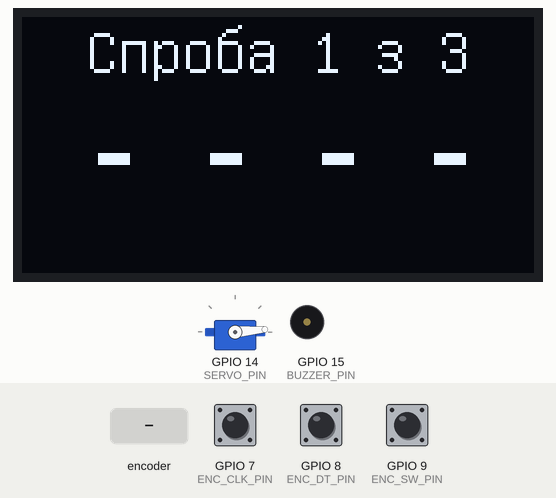
A program run on a simulated ESP32-S3. Shown: servo, 128×64 one-colour display, buzzer (waves = sounding). The inputs (shaded band) are chosen by the test bench; at power-on: GPIO 9 (ENC_SW_PIN) HIGH, GPIO 7 (ENC_CLK_PIN) HIGH, GPIO 8 (ENC_DT_PIN) HIGH. Servo pulses on a pin are drawn as a servo (544–2400 µs = 0–180°); what the program prints to the serial monitor is not drawn.

Above: at 2.7 s.
2.8 s: rotary encoder on GPIO 7 (ENC_CLK_PIN) / GPIO 8 (ENC_DT_PIN) turned 3 steps (first pin leading)
At 4.5 s:
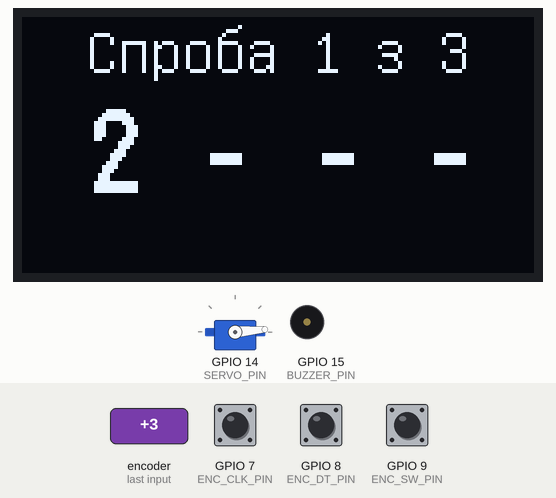
4.9 s: GPIO 9 (ENC_SW_PIN) pulled LOW for 0.15 s
At 6.1 s:
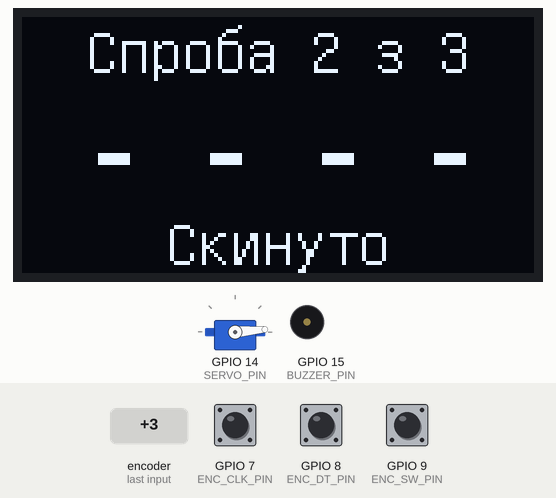
6.5 s: rotary encoder on GPIO 7 (ENC_CLK_PIN) / GPIO 8 (ENC_DT_PIN) turned 1 step (first pin leading)
At 7.2 s:
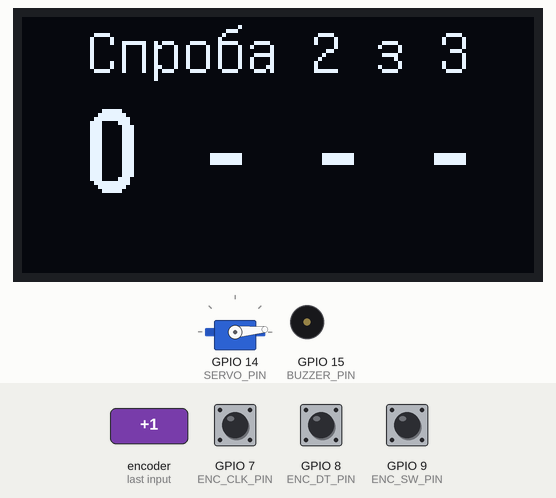
8.2 s: GPIO 9 (ENC_SW_PIN) pulled LOW for 1 s
At 9.5 s:
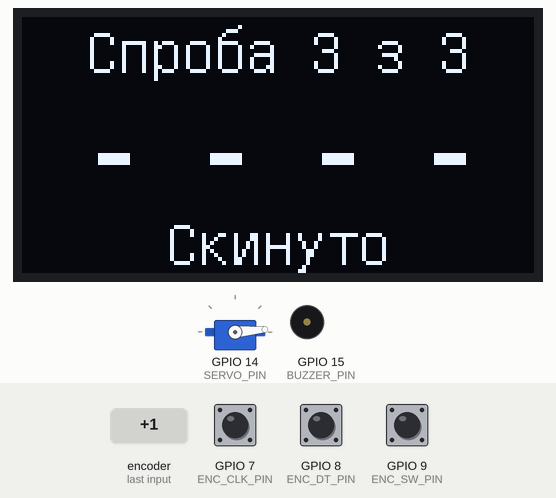
Timing chart, 0 to 11.2 s (numbered marks = the images above; inputs shaded):
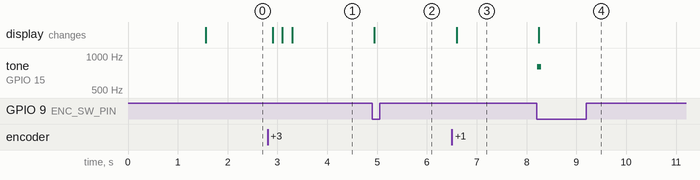

The program:

main.cpp
```cpp
// ═══════════════════════════════════════════════════════════════════════════
// Міні-проєкт 3 · сейф: пін-код енкодером
// Плата: YD-ESP32-S3 (ESP32-S3-WROOM-1-N16R8) · PlatformIO · Arduino framework
//
//   оберт в один бік — цифра +1, після 9 знову 0
//   зміна напрямку   — цифра підтверджена, цей клац дає наступній цифрі 0
//   кнопка           — скинути набране, це теж спроба; коли відкрито — закрити
//   ?                — показати стан
//
// Екран дублює консоль. Без екрана сейф теж працює, лише консоль.
// Залізо: map.svg
// ═══════════════════════════════════════════════════════════════════════════
#include <Arduino.h>
#include <U8g2lib.h>
#include <Wire.h>
#include "safe.h"

namespace {
    // ── 1. Конфігурація ──────────────────────────────────────────────────────────
    struct Config {
        static constexpr uint8_t SERVO_PIN = 14;
        static constexpr uint8_t ENC_CLK_PIN = 7;
        static constexpr uint8_t ENC_DT_PIN = 8;
        static constexpr uint8_t ENC_SW_PIN = 9;
        static constexpr uint8_t BUZZER_PIN = 15;

        // Серво: обережні межі, щоб SG90 не впирався в упор. Канал 2 на іншому таймері, ніж зумер (канал 0)
        static constexpr uint8_t SERVO_CH = 2;
        static constexpr uint32_t SERVO_FREQ_HZ = 50;
        static constexpr uint8_t SERVO_BITS = 14; // duty 0…16383
        static constexpr uint32_t PERIOD_US = 20000;
        static constexpr uint32_t PULSE_MIN_US = 600;
        static constexpr uint32_t PULSE_MAX_US = 2300;
        static constexpr int ANGLE_MAX = 180;
        static constexpr int ANGLE_CLOSED = 0;
        static constexpr int ANGLE_OPEN = 90;

        static constexpr int COUNTS_PER_CLICK = 4;

        static constexpr uint32_t BTN_POLL_MS = 5;
        static constexpr uint8_t BTN_STABLE_READS = 4;

        static constexpr uint8_t BUZZER_CH = 0;

        // Екран K-18: пін SCK на модулі = SCL у I2C
        static constexpr uint8_t OLED_SDA_PIN = 10;
        static constexpr uint8_t OLED_SCL_PIN = 3;
        static constexpr uint8_t OLED_ADDRESS = 0x3C;
        static constexpr uint32_t I2C_HZ = 400000;
        static constexpr uint32_t SCREEN_MIN_MS = 50; // не частіше, ніж раз на 50 мс
    };

    constexpr uint8_t CODE[] = {3, 1, 4, 2};
    constexpr uint8_t CODE_LENGTH = sizeof(CODE);
    static_assert(CODE_LENGTH <= Safe::MAX_DIGITS, "у коді забагато цифр");

    Safe safe(CODE, CODE_LENGTH);

    // ── 2. Серво: кут → мкс → duty ───────────────────────────────────────────────
    void writeServo(const int deg) {
        const uint32_t pulseUs = Config::PULSE_MIN_US +
                                 (Config::PULSE_MAX_US - Config::PULSE_MIN_US) * deg / Config::ANGLE_MAX;
        const uint32_t duty = pulseUs * (1UL << Config::SERVO_BITS) / Config::PERIOD_US;
        ledcWrite(Config::SERVO_CH, duty);
    }

    // ── 3. Мелодії: неблокуючий плеєр, таблиця нот ───────────────────────────────
    struct Note {
        uint16_t hz; // 0 = пауза
        uint16_t ms;
    };

    constexpr Note MELODY_OPEN[] = {{1047, 120}, {1319, 120}, {1568, 240}};
    constexpr Note MELODY_DENIED[] = {{300, 200}, {0, 80}, {300, 200}};
    constexpr Note MELODY_RESET[] = {{800, 80}};
    constexpr Note MELODY_ALARM[] = {{1500, 200}, {700, 200}, {1500, 200}, {700, 200},
                                     {1500, 200}, {700, 200}, {1500, 200}, {700, 200}};

    const Note *melody = nullptr;
    size_t melodyLength = 0;
    size_t noteIndex = 0;
    uint32_t noteStartedAt = 0;

    template<size_t N>
    void play(const Note (&notes)[N]) {
        melody = notes;
        melodyLength = N;
        noteIndex = 0;
        noteStartedAt = millis();
        ledcWriteTone(Config::BUZZER_CH, melody[0].hz);
    }

    void updateMelody(const uint32_t now) {
        if (melody == nullptr || now - noteStartedAt < melody[noteIndex].ms) return;

        noteIndex++;
        if (noteIndex == melodyLength) {
            ledcWriteTone(Config::BUZZER_CH, 0);
            melody = nullptr;
            return;
        }
        noteStartedAt = now;
        ledcWriteTone(Config::BUZZER_CH, melody[noteIndex].hz);
    }

    // ── 4. Енкодер: таблиця квадратури в перериванні ─────────────────────────────
    // Оновлення екрана займає ~25 мс. Опитування в loop() пропускало б переходи,
    // тому кожен фронт CLK і DT ловить ISR.
    constexpr int8_t QUAD[4][4] = {
        {0, 1, -1, 0},
        {-1, 0, 0, 1},
        {1, 0, 0, -1},
        {0, -1, 1, 0},
    };

    volatile int32_t encoderCounts = 0; // пише лише ISR, читає loop()
    volatile uint8_t encoderPrev = 0;

    uint8_t readEncoderAB() {
        return static_cast<uint8_t>((digitalRead(Config::ENC_CLK_PIN) << 1) | digitalRead(Config::ENC_DT_PIN));
    }

    void IRAM_ATTR onEncoderEdge() {
        const uint8_t now = readEncoderAB();
        encoderCounts = encoderCounts + QUAD[encoderPrev][now];
        encoderPrev = now;
    }

    // Повертає +1 / −1 на кожен клац, інакше 0. Клаци, що накопичились, віддає по одному
    int pollEncoder() {
        static int32_t handled = 0;

        const int32_t diff = encoderCounts - handled;
        if (diff >= Config::COUNTS_PER_CLICK) {
            handled += Config::COUNTS_PER_CLICK;
            return 1;
        }
        if (diff <= -Config::COUNTS_PER_CLICK) {
            handled -= Config::COUNTS_PER_CLICK;
            return -1;
        }

        return 0;
    }

    // Повертає true один раз на натискання: рівень стабільний кілька опитувань поспіль
    bool pollButton(const uint32_t now) {
        static uint32_t lastPoll = 0;
        static uint8_t same = 0;
        static bool stable = HIGH;

        if (now - lastPoll < Config::BTN_POLL_MS) return false;
        lastPoll = now;

        const bool level = digitalRead(Config::ENC_SW_PIN);
        same = (level == stable) ? 0 : same + 1;
        if (same < Config::BTN_STABLE_READS) return false;

        stable = level;
        same = 0;
        return stable == LOW;
    }

    // ── 5. Екран ─────────────────────────────────────────────────────────────────
    U8G2_SSD1306_128X64_NONAME_F_HW_I2C screen(U8G2_R0, U8X8_PIN_NONE); // без пінів: шину запускає setup(), бібліотека її не чіпає
    bool screenFound = false;
    bool screenDirty = true;
    uint32_t lastDrawAt = 0;
    const char *screenNote = "";

    void drawCentered(const char *text, const int y) {
        screen.drawUTF8((screen.getDisplayWidth() - screen.getUTF8Width(text)) / 2, y, text);
    }

    void drawEntering() {
        char line[20];
        snprintf(line, sizeof(line), "Спроба %u з %u", Safe::MAX_ATTEMPTS - safe.attemptsLeft() + 1,
                 Safe::MAX_ATTEMPTS);
        screen.setFont(u8g2_font_unifont_t_cyrillic);
        drawCentered(line, 14);
        drawCentered(screenNote, 62);

        // Цифри: підтверджені, поточна, решта прочерки
        char digits[Safe::MAX_DIGITS * 2] = {};
        for (uint8_t i = 0; i < CODE_LENGTH; i++) {
            char symbol = '-';
            if (i < safe.digitsDone()) {
                symbol = static_cast<char>('0' + safe.digitAt(i));
            } else if (i == safe.digitsDone() && safe.digitInProgress()) {
                symbol = static_cast<char>('0' + safe.currentDigit());
            }
            digits[i * 2] = symbol;
            digits[i * 2 + 1] = (i + 1 < CODE_LENGTH) ? ' ' : '\0';
        }
        screen.setFont(u8g2_font_logisoso20_tr);
        drawCentered(digits, 44);
    }

    void drawScreen() {
        screen.clearBuffer();
        if (safe.phase() == Safe::Phase::Entering) {
            drawEntering();
        } else {
            const bool open = safe.phase() == Safe::Phase::Open;
            screen.setFont(u8g2_font_unifont_t_cyrillic);
            drawCentered(open ? "ВІДКРИТО" : "БЛОКУВАННЯ", 30);
            drawCentered(open ? "кнопка закриє" : "перезавантаж", 50);
        }
        screen.sendBuffer();
    }

    void updateScreen(const uint32_t now) {
        if (!screenFound || !screenDirty || now - lastDrawAt < Config::SCREEN_MIN_MS) return;
        screenDirty = false;
        lastDrawAt = now;
        drawScreen();
    }

    // ── 6. Подія сейфа → консоль, серво, зумер, екран ────────────────────────────
    void printPrompt() {
        Serial.printf("Спроба %u з %u. Код: ", Safe::MAX_ATTEMPTS - safe.attemptsLeft() + 1, Safe::MAX_ATTEMPTS);
    }

    void handle(const Safe::Event event) {
        screenDirty = true;

        switch (event) {
            case Safe::Event::None:
                break;
            case Safe::Event::DigitStarted:
                screenNote = "";
                if (safe.digitsDone() > 0) Serial.print(' ');
                Serial.print(safe.currentDigit());
                break;
            case Safe::Event::DigitChanged:
                Serial.print('\b'); // курсор на символ назад, нова цифра стає поверх старої
                Serial.print(safe.currentDigit());
                break;
            case Safe::Event::Granted:
                Serial.println("\nВІДКРИТО. Кнопка закриє сейф.");
                writeServo(Config::ANGLE_OPEN);
                play(MELODY_OPEN);
                break;
            case Safe::Event::Denied:
                Serial.println("\nНевірний код.");
                screenNote = "Невірний код";
                play(MELODY_DENIED);
                printPrompt();
                break;
            case Safe::Event::Reset:
                Serial.println("\nСкинуто, спроба витрачена.");
                screenNote = "Скинуто";
                play(MELODY_RESET);
                printPrompt();
                break;
            case Safe::Event::Lockout:
                Serial.println("\nБЛОКУВАННЯ: спроби вичерпано. Перезавантаж плату.");
                play(MELODY_ALARM);
                break;
            case Safe::Event::Relocked:
                Serial.println("Закрито.");
                screenNote = "";
                writeServo(Config::ANGLE_CLOSED);
                play(MELODY_RESET);
                printPrompt();
                break;
        }
    }

    // Діагностика екрана: хто відповідає на шині, у звичайному і переставленому порядку дротів
    void scanI2C(const uint8_t sda, const uint8_t scl) {
        Wire.end();
        Wire.begin(sda, scl);
        Wire.setClock(100000);

        Serial.printf("I2C SDA=%u SCL=%u:", sda, scl);
        int found = 0;
        for (uint8_t address = 1; address < 127; address++) {
            Wire.beginTransmission(address);
            if (Wire.endTransmission() == 0) {
                Serial.printf(" 0x%02X", address);
                found++;
            }
        }
        Serial.println(found == 0 ? " нікого" : "");
    }

    bool findScreen() {
        Wire.setClock(Config::I2C_HZ);
        Wire.beginTransmission(Config::OLED_ADDRESS);
        return Wire.endTransmission() == 0;
    }

    void reportScreen() {
        Serial.printf("Екран: %s\n", screenFound ? "є" : "НЕМАЄ");
        if (screenFound) return;

        scanI2C(Config::OLED_SCL_PIN, Config::OLED_SDA_PIN);
        scanI2C(Config::OLED_SDA_PIN, Config::OLED_SCL_PIN);
    }

    // ── 7. Клавіша: рядки зі старту можуть загубитись, поки монітор підключається ──
    void handleKeys() {
        if (!Serial.available() || Serial.read() != '?') return;

        Serial.printf("\nЦифр у коді %u · набрано %u · лишилось спроб %u\n", CODE_LENGTH, safe.digitsDone(),
                      safe.attemptsLeft());
        reportScreen();
        if (safe.phase() == Safe::Phase::Entering) {
            printPrompt();
        } else {
            Serial.println(safe.phase() == Safe::Phase::Open ? "Відкрито." : "Заблоковано.");
        }
    }
} // namespace

void setup() {
    Serial.begin(115200);
    delay(1500); // час на підключення монітора (рідний USB)

    pinMode(Config::ENC_CLK_PIN, INPUT_PULLUP);
    pinMode(Config::ENC_DT_PIN, INPUT_PULLUP);
    pinMode(Config::ENC_SW_PIN, INPUT_PULLUP);
    encoderPrev = readEncoderAB();
    attachInterrupt(digitalPinToInterrupt(Config::ENC_CLK_PIN), onEncoderEdge, CHANGE);
    attachInterrupt(digitalPinToInterrupt(Config::ENC_DT_PIN), onEncoderEdge, CHANGE);

    ledcSetup(Config::BUZZER_CH, 2000, 10);
    ledcAttachPin(Config::BUZZER_PIN, Config::BUZZER_CH);
    ledcWriteTone(Config::BUZZER_CH, 0);

    ledcSetup(Config::SERVO_CH, Config::SERVO_FREQ_HZ, Config::SERVO_BITS);
    ledcAttachPin(Config::SERVO_PIN, Config::SERVO_CH);
    writeServo(Config::ANGLE_CLOSED);

    Wire.begin(Config::OLED_SDA_PIN, Config::OLED_SCL_PIN);
    screenFound = findScreen();
    if (screenFound) {
        screen.setI2CAddress(Config::OLED_ADDRESS << 1);
        screen.setBusClock(Config::I2C_HZ);
        screen.begin();
        screen.enableUTF8Print();
    }

    Serial.printf("Сейф. Цифр у коді: %u\n", CODE_LENGTH);
    reportScreen();
    printPrompt();
}

void loop() {
    const uint32_t now = millis();
    const int click = pollEncoder();
    if (click != 0) handle(safe.onClick(click));
    if (pollButton(now)) handle(safe.onButton());

    handleKeys();
    updateMelody(now);
    updateScreen(now);
}
```

safe.h
```cpp
// Машина станів сейфа. Без заліза: приймає клаци й натискання, повертає подію.
// main.cpp вирішує, що з подією робити (консоль, серво, зумер).
#pragma once
#include <stdint.h>

class Safe {
public:
    static constexpr uint8_t MAX_DIGITS = 8;
    static constexpr uint8_t MAX_ATTEMPTS = 3;

    enum class Phase : uint8_t { Entering, Open, Locked };

    enum class Event : uint8_t { None, DigitStarted, DigitChanged, Granted, Denied, Reset, Lockout, Relocked };

    Safe(const uint8_t *code, const uint8_t length) : code_(code), length_(length) {
    }

    // direction: +1 або −1, один клац енкодера
    Event onClick(const int direction) {
        if (phase_ != Phase::Entering) return Event::None;

        // Перший клац цифри, в будь-який бік, дає їй значення 0
        if (lastDirection_ == 0) {
            lastDirection_ = direction;
            current_ = 0;
            return Event::DigitStarted;
        }

        // Той самий напрямок: +1, після 9 по колу на 0
        if (direction == lastDirection_) {
            current_ = (current_ + 1) % 10;
            return Event::DigitChanged;
        }

        // Зміна напрямку: цифра підтверджена
        entered_[done_++] = current_;
        if (done_ == length_) return check();

        // Цей самий клац уже дає наступній цифрі значення 0
        lastDirection_ = direction;
        current_ = 0;
        return Event::DigitStarted;
    }

    Event onButton() {
        if (phase_ == Phase::Open) {
            attemptsLeft_ = MAX_ATTEMPTS;
            phase_ = Phase::Entering;
            clearEntry();
            return Event::Relocked;
        }
        if (phase_ == Phase::Locked) return Event::None;

        // Нічого не набрано: скидати нічого, спробу не витрачаємо
        if (done_ == 0 && lastDirection_ == 0) return Event::None;

        clearEntry();
        return spendAttempt(Event::Reset);
    }

    Phase phase() const { return phase_; }
    uint8_t currentDigit() const { return current_; }
    uint8_t digitsDone() const { return done_; }
    uint8_t digitAt(const uint8_t index) const { return entered_[index]; }
    bool digitInProgress() const { return lastDirection_ != 0; }
    uint8_t attemptsLeft() const { return attemptsLeft_; }

private:
    Event check() {
        bool match = true;
        for (uint8_t i = 0; i < length_; i++) {
            if (entered_[i] != code_[i]) match = false;
        }
        clearEntry();

        if (match) {
            phase_ = Phase::Open;
            return Event::Granted;
        }
        return spendAttempt(Event::Denied);
    }

    Event spendAttempt(const Event ifSomeLeft) {
        attemptsLeft_--;
        if (attemptsLeft_ == 0) {
            phase_ = Phase::Locked;
            return Event::Lockout;
        }
        return ifSomeLeft;
    }

    void clearEntry() {
        done_ = 0;
        current_ = 0;
        lastDirection_ = 0; // 0 = поточну цифру ще не почато
    }

    const uint8_t *code_;
    uint8_t length_;
    uint8_t entered_[MAX_DIGITS] = {};
    uint8_t done_ = 0;
    uint8_t current_ = 0;
    int lastDirection_ = 0;
    uint8_t attemptsLeft_ = MAX_ATTEMPTS;
    Phase phase_ = Phase::Entering;
};
```

Measured:
- after the input at 2.8 s, the display: first changes after 0.10 s (image 1 shows a later state)
- after the input at 4.9 s, the display: changes at once (image 2)
- after the input at 6.5 s, the display: changes after 0.10 s (image 3)
- after the input at 8.2 s, tone on GPIO 15 (BUZZER_PIN): silent → 800 Hz at once, → silent 0.08 s later; the display: changes at once (image 4)
